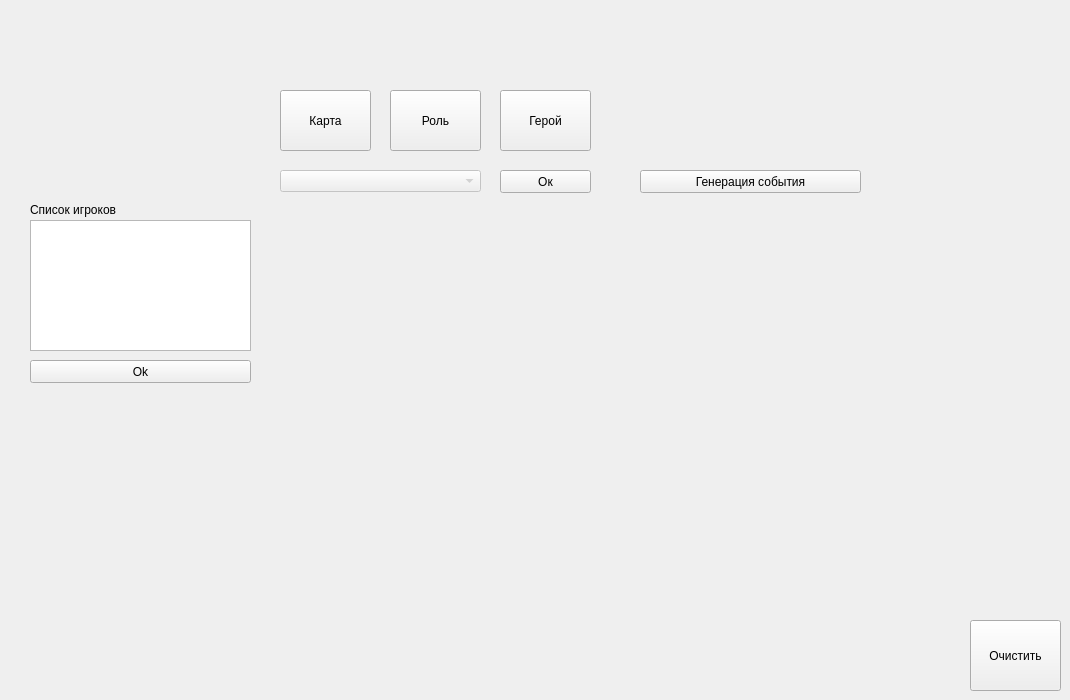
    <widget class="QWidget" name="tab_5">
     <attribute name="title">
      <string>Раздача</string>
     </attribute>
     <widget class="QLabel" name="label_2">
      <property name="geometry">
       <rect>
        <x>310</x>
        <y>220</y>
        <width>251</width>
        <height>411</height>
       </rect>
      </property>
      <property name="text">
       <string/>
      </property>
      <property name="pixmap">
       <pixmap>data/card.png</pixmap>
      </property>
      <property name="scaledContents">
       <bool>true</bool>
      </property>
     </widget>
     <widget class="QPushButton" name="pushButton_2">
      <property name="geometry">
       <rect>
        <x>280</x>
        <y>90</y>
        <width>91</width>
        <height>61</height>
       </rect>
      </property>
      <property name="text">
       <string>Карта</string>
      </property>
     </widget>
     <widget class="QPushButton" name="pushButton_3">
      <property name="geometry">
       <rect>
        <x>500</x>
        <y>170</y>
        <width>91</width>
        <height>23</height>
       </rect>
      </property>
      <property name="text">
       <string>Ок</string>
      </property>
     </widget>
     <widget class="QComboBox" name="comboBox">
      <property name="enabled">
       <bool>false</bool>
      </property>
      <property name="geometry">
       <rect>
        <x>280</x>
        <y>170</y>
        <width>201</width>
        <height>22</height>
       </rect>
      </property>
     </widget>
     <widget class="QPushButton" name="pushButton">
      <property name="geometry">
       <rect>
        <x>640</x>
        <y>170</y>
        <width>221</width>
        <height>23</height>
       </rect>
      </property>
      <property name="text">
       <string>Генерация события</string>
      </property>
     </widget>
     <widget class="QExLabel" name="eventLabel_3" native="true">
      <property name="geometry">
       <rect>
        <x>630</x>
        <y>220</y>
        <width>251</width>
        <height>411</height>
       </rect>
      </property>
      <property name="text" stdset="0">
       <string/>
      </property>
     </widget>
     <widget class="QPushButton" name="pushButton_4">
      <property name="geometry">
       <rect>
        <x>390</x>
        <y>90</y>
        <width>91</width>
        <height>61</height>
       </rect>
      </property>
      <property name="text">
       <string>Роль</string>
      </property>
     </widget>
     <widget class="QPushButton" name="pushButton_5">
      <property name="geometry">
       <rect>
        <x>500</x>
        <y>90</y>
        <width>91</width>
        <height>61</height>
       </rect>
      </property>
      <property name="text">
       <string>Герой</string>
      </property>
     </widget>
     <widget class="QPushButton" name="pushButton_6">
      <property name="geometry">
       <rect>
        <x>970</x>
        <y>620</y>
        <width>91</width>
        <height>71</height>
       </rect>
      </property>
      <property name="text">
       <string>Очистить</string>
      </property>
     </widget>
     <widget class="QLabel" name="label_4">
      <property name="enabled">
       <bool>true</bool>
      </property>
      <property name="geometry">
       <rect>
        <x>30</x>
        <y>200</y>
        <width>201</width>
        <height>20</height>
       </rect>
      </property>
      <property name="text">
       <string>Список игроков</string>
      </property>
      <property name="wordWrap">
       <bool>true</bool>
      </property>
     </widget>
     <widget class="QPlainTextEdit" name="plainTextEdit">
      <property name="enabled">
       <bool>true</bool>
      </property>
      <property name="geometry">
       <rect>
        <x>30</x>
        <y>220</y>
        <width>221</width>
        <height>131</height>
       </rect>
      </property>
     </widget>
     <widget class="QPushButton" name="pushButton_7">
      <property name="geometry">
       <rect>
        <x>30</x>
        <y>360</y>
        <width>221</width>
        <height>23</height>
       </rect>
      </property>
      <property name="text">
       <string>Ok</string>
      </property>
     </widget>
    </widget>
